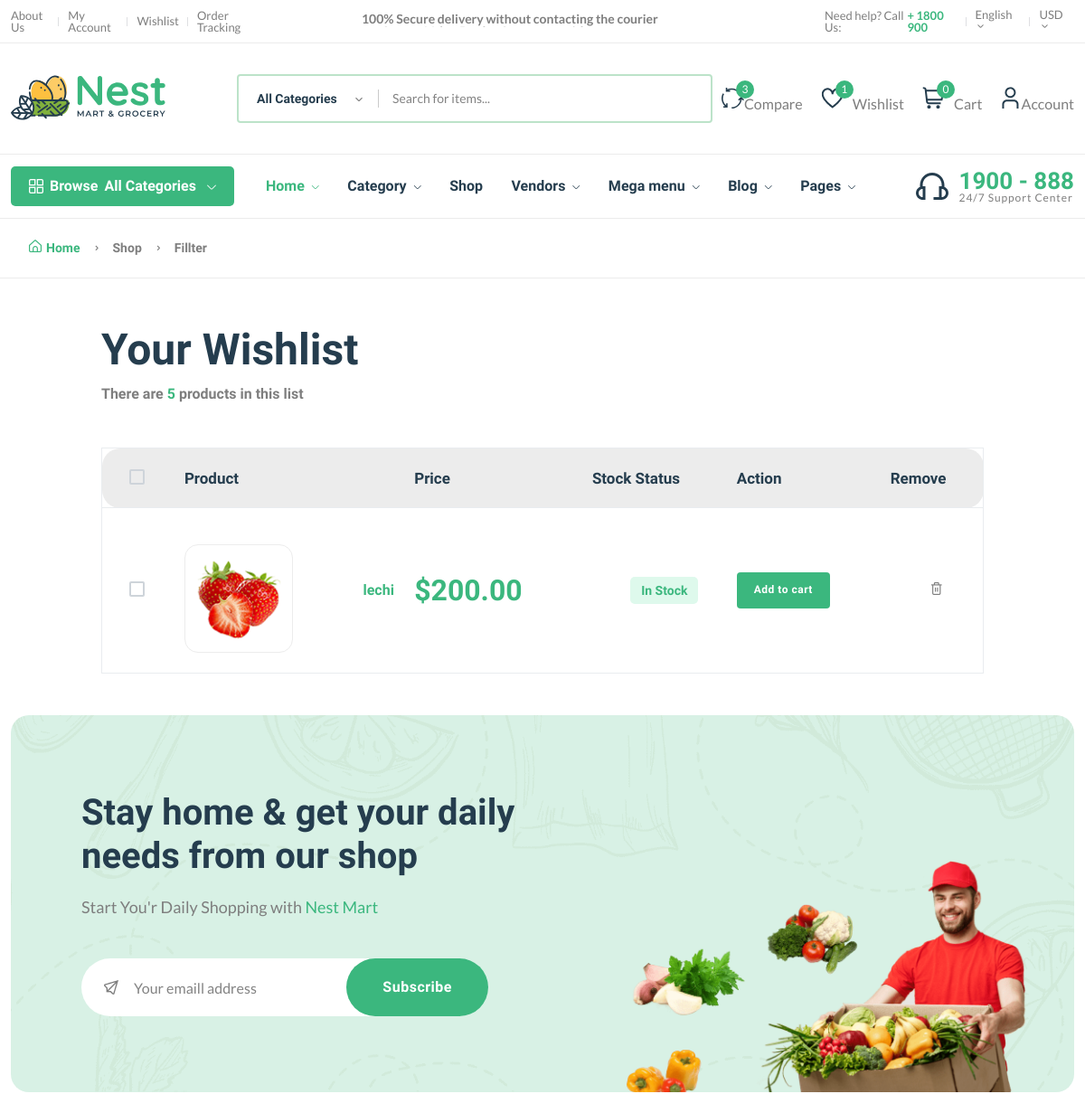
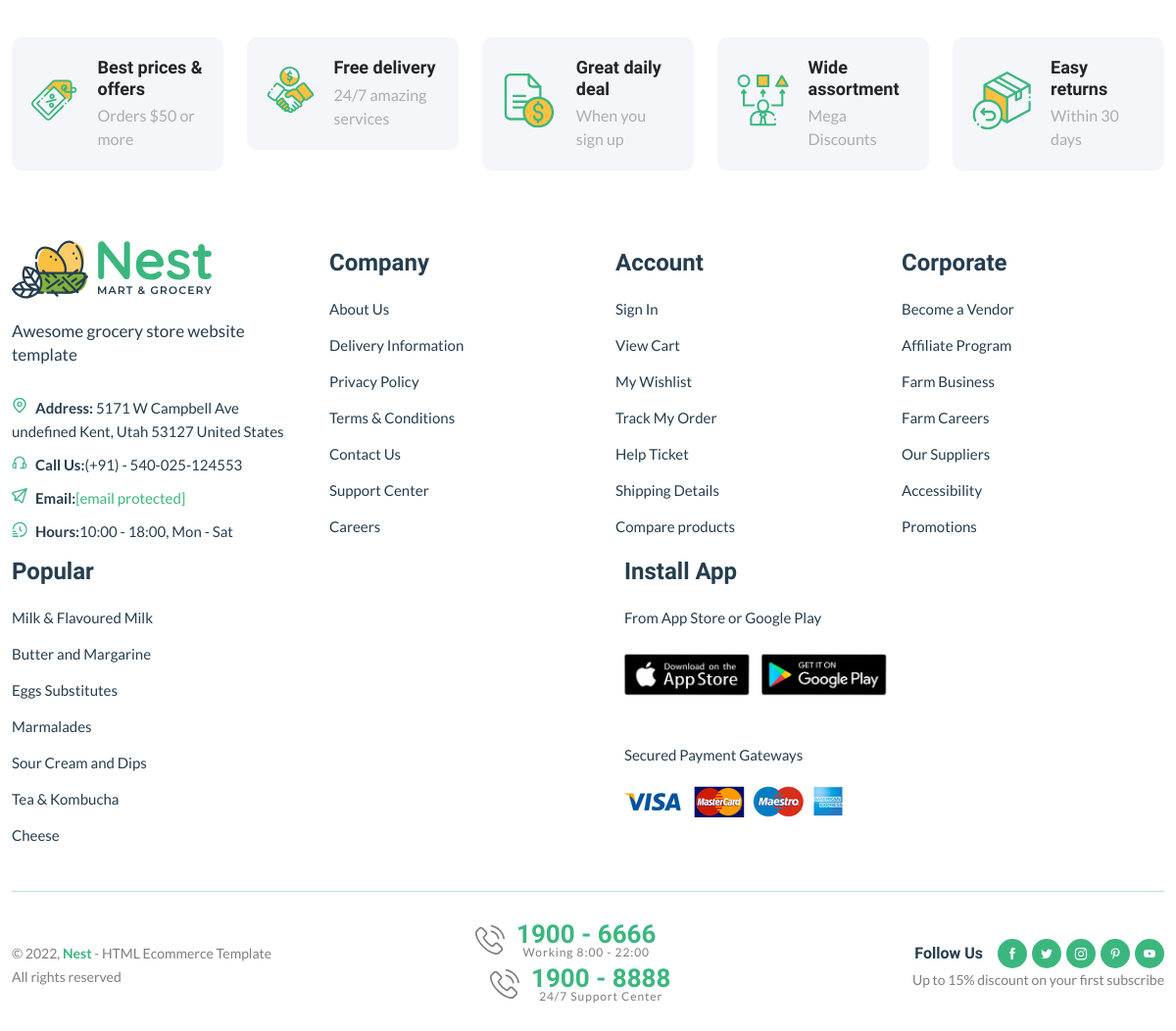
The page /wishlist/ (signed in) on the database its author committed (2 pictures, top to bottom).
### base/models.py (models this page shows, shortened)
class wishlist(models.Model):
     user=models.ForeignKey(User,on_delete=models.SET_NULL,null=True)
     product=models.ForeignKey(Product,on_delete=models.SET_NULL,null=True)
     date=models.DateTimeField(auto_now_add=True)
     class Meta:
          verbose_name_plural="wishlist"

class Product(models.Model):
        pid=ShortUUIDField(unique=True,max_length=30,alphabet="abcdefgh12345")
        user=models.ForeignKey(User,on_delete=models.SET_NULL,null=True)
        category = models.ForeignKey(Category,on_delete=models.SET_NULL,null=True,related_name="category")
        vendor = models.ForeignKey(Vendor,on_delete=models.SET_NULL,null=True,related_name="product")
        title=models.CharField(max_length=100,default="Fresh Pear")
        image=models.ImageField(upload_to=user_directory_path,default="product.jpg")
        description=RichTextUploadingField(null=True,blank=True,default="This is the product")
        price=models.DecimalField(max_digits=9999999999,decimal_places=2,default="1.99")
        old_price=models.DecimalField(max_digits=9999999999,decimal_places=2,default="2.99")
        specifications=RichTextUploadingField(null=True,blank=True)
        type=models.CharField(max_length=100,default="Organic",blank=True,null=True)
        stock_count=models.CharField(max_length=100,default="10",blank=True,null=True)
        life=models.CharField(max_length=100,default="100 ",blank=True,null=True)
        mfd=models.DateTimeField(auto_now_add=False,blank=True,null=True)
        tags=TaggableManager(blank=True)
        product_status=models.CharField( choices=STATUS,max_length=10,default="In review")
        status=models.BooleanField(default=True)
        in_stock=models.BooleanField(default=True)
        featured=models.BooleanField(default=False)
        digital=models.BooleanField(default=False)
        sku=ShortUUIDField(unique=True,max_length=34,prefix="sku",alphabet="abcdefgh12345")
        date=models.DateTimeField(auto_now_add=True)
        update=models.DateTimeField(null=True,blank=True)
        class Meta:
            verbose_name_plural="Products"

### base/views.py (the view)
# urls.py: path('wishlist/',views.wishlist_view,name="wishlist"),
@login_required
def wishlist_view(request):
    try:
        item_wishlist=wishlist.objects.filter(user=request.user)
    except:
        item_wishlist=None
    context={
        'item_wishlist':item_wishlist
    }
    return render(request,"base/wishlist.html",context)

### base/context_processor.py (called while the page is built)
def default(request):
    categories=Category.objects.all()
    vendors=Vendor.objects.all()
    min_max_price=Product.objects.aggregate(Min("price"),Max("price"))
    try:
        wishlist_item=wishlist.objects.filter(user=request.user)
    except:
        messages.warning(request,"Please login then you can accessing the wishlist!")
        wishlist_item=0
    try:
        address=Address.objects.get(user=request.user)
    except:
        address=None
    return{
        'categories':categories,
        'address':address,
        'vendors':vendors,
        'min_max_price':min_max_price,
        'wishlist_item':wishlist_item,
    }

### templates/base/wishlist.html (shortened to what this page needs)
{% extends "base/base.html" %}
{% load static %}
{% block content %}
    <main class="main" id="wishlist-list">
        <div class="page-header breadcrumb-wrap">
            <div class="container">
                <div class="breadcrumb">
                    <a href="index.html" rel="nofollow"><i class="fi-rs-home mr-5"></i>Home</a>
                    <span></span> Shop <span></span> Fillter
                </div>
            </div>
        </div>
        <div class="container mb-30 mt-50">
            <div class="row">
                <div class="col-xl-10 col-lg-12 m-auto">
                    <div class="mb-50">
                        <h1 class="heading-2 mb-10">Your Wishlist</h1>
                        <h6 class="text-body">There are <span class="text-brand">5</span> products in this list</h6>
                    </div>
                    <div class="table-responsive shopping-summery">
                        <table class="table table-wishlist">
                            <thead>
                                <tr class="main-heading">
                                    <th class="custome-checkbox start pl-30">
                                        <label class="form-check-label" for="exampleCheckbox11"></label>
                                    </th>
                                    <th scope="col" colspan="2">Product</th>
                                    <th scope="col">Price</th>
                                    <th scope="col">Stock Status</th>
                                    <th scope="col">Action</th>
                                    <th scope="col" class="end">Remove</th>
                                </tr>
                            </thead>
                            <tbody>
                                {% for w in item_wishlist %}
                                <tr class="pt-30">
                                    <td class="custome-checkbox pl-30">
                                        <label class="form-check-label" for="exampleCheckbox1"></label>
                                    </td>
                                    <td class="image product-thumbnail pt-40"><img src="{{w.product.image.url}}" alt="#" /></td>
                                    <td class="product-des product-name">
                                        <h6><a class="product-name mb-10" href="{% url 'product-detail' w.product.pid %}">{{w.product.title|truncatechars:20}}</a></h6>
                                    </td>
                                    <td class="price" data-title="Price">
                                        <h3 class="text-brand current-product-price-{{w.product.id}}">${{w.product.price}}</h3>
                                    </td>
                                    <td class="text-center detail-info" data-title="Stock">
                                        <span class="stock-status in-stock mb-0">{% if w.product.in_stock %} In Stock {% else %}Out Of Stock{% endif %}</span>
                                    </td>
                                    <td class="text-right" data-title="Cart">
                                        <button class="btn btn-sm add-to-cart-btn" data-index="{{w.product.id}}">Add to cart</button>
                                    </td>
                                    <td class="action text-center" data-title="Remove">
                                        <button style="border:none; background:none;" data-wishlist-product="{{w.id}}" class="text-body delete-wishlist-product"><i class="fi-rs-trash"></i></button>
                                    </td>
                                </tr>
                                {% endfor %}
                            </tbody>
                        </table>
                    </div>
                </div>
            </div>
        </div>
    </main>
{% endblock content %}

### rows shown on the page
wishlist: product.image (picture), product "lechi", product.price "200.00", shows "In Stock"

### other values the page prints
{{ wishlist_item.count }} "1"
{{ request.session.cart_data_obj|length }} "0"
